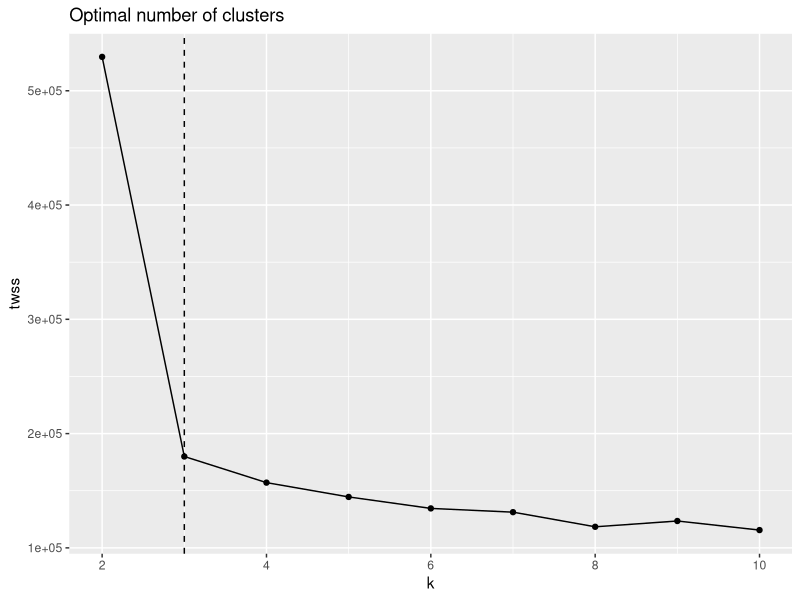
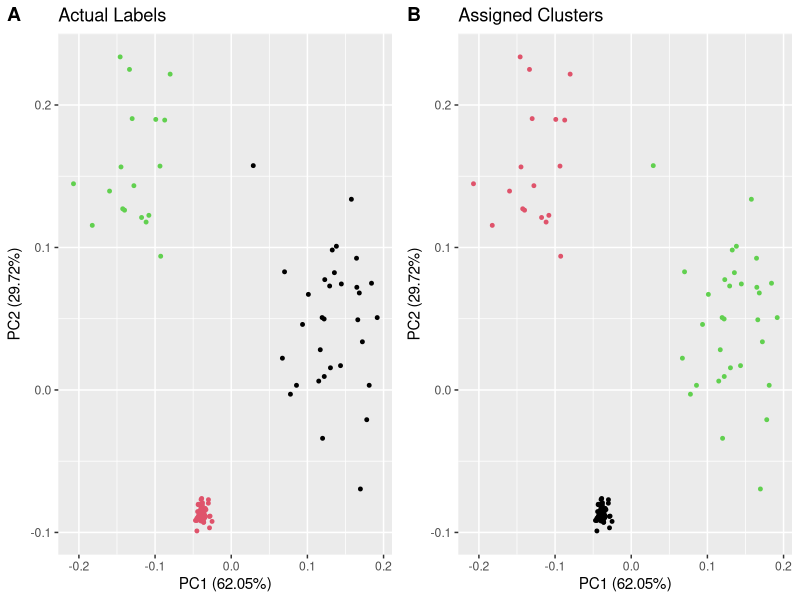
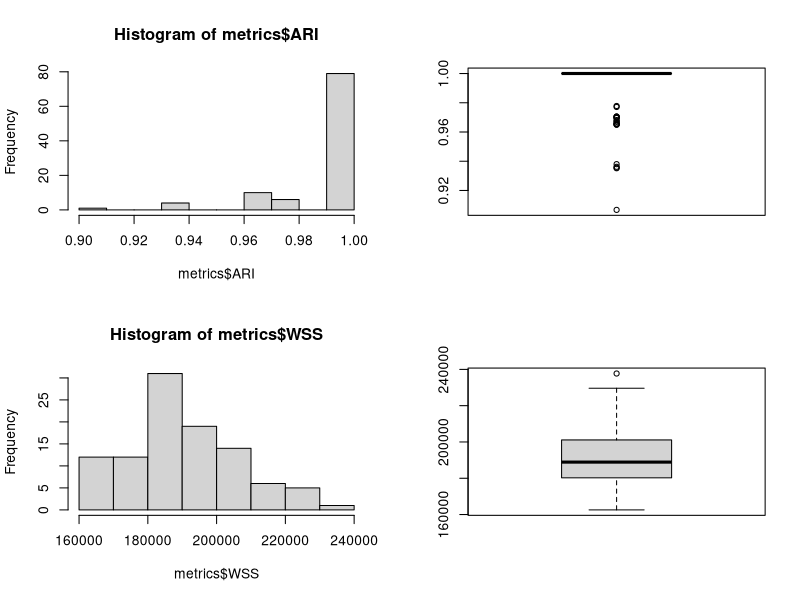

Write R code to recreate these figures, in order.
## ---- chunk 1
library(knitr)
# set global chunk options: images will be 7x5 inches
knitr::opts_chunk$set(fig.width=7, fig.height=5)
options(digits = 4)


## indents are for indenting r code as formatted text
## They may need to be adjusted depending on your OS
# if your output looks odd, increase or decrease indent
indent1 = '    '
indent2 = '        '
indent3 = '            '
indent4 = '      '
## ---- chunk 2
library(mclust)
library(cluster) 
library(ggplot2)
library(ggfortify)
library(cowplot)
## ---- chunk 3

getA1 <- function(){
n_rows = 1000
n_cols = 100

k=3
x_mus = c(0,5,5)
x_sds = c(1,0.1,1)
y_mus = c(5,5,0)
y_sds = c(1,0.1,1)
prop1 = c(0.3,0.5,0.2)

comp1 <- sample(seq_len(k), prob=prop1, size=n_cols, replace=TRUE)
samples1 <- cbind(rnorm(n=n_cols, mean=x_mus[comp1],sd=x_sds[comp1]),
                  rnorm(n=n_cols, mean=y_mus[comp1],sd=y_sds[comp1]))

proj <- matrix(rnorm(n_rows* n_cols), nrow=n_rows, ncol=2)
A1 <- samples1 %*% t(proj)
A1 <- A1 + rnorm(n_rows* n_cols)
return (list("data" = A1, "labels" = comp1))
}

## ---- chunk 4
set.seed(100)

sample = getA1()
A1=sample$data

#function for calculating total within groups sum of squares
twss <- function(fit){
return(fit$tot.withinss)
}

result = data.frame(k=c(2:10),twss=sapply(2:10,function(k){twss(kmeans(A1, k,nstart = 25))}))
ggplot(data=result, aes(x=k, y=twss)) + geom_line()+geom_point()+ geom_vline(xintercept = 3,linetype = 2)+ ggtitle("Optimal number of clusters")

k.opt=3
## ---- chunk 5

data <- sample$data
labels <- sample$labels


a<-autoplot(prcomp(data),size=1,colour = labels,main = "Actual Labels")
b<-autoplot(prcomp(data),size=1,colour = kmeans(data, k.opt,nstart = 25)$cluster,main ="Assigned Clusters")

plot_grid(a,b, labels = "AUTO")
## ---- chunk 6
metrics <- data.frame(ARI=numeric(0),WSS=numeric(0))

for (i in 1:100) {
result = getA1()
A1 = result$data
lbs = result$labels
KM = kmeans(A1, k.opt,nstart = 25)
clusters <- KM$cluster
new <- data.frame(adjustedRandIndex(clusters, lbs), twss(KM))
names(new)<-c("ARI","WSS")
metrics <- rbind(metrics,new)
}
metrics
## ---- chunk 7
par(mfrow=c(2,2))
hist(metrics$ARI)
boxplot(metrics$ARI)
hist(metrics$WSS)
boxplot(metrics$WSS)
